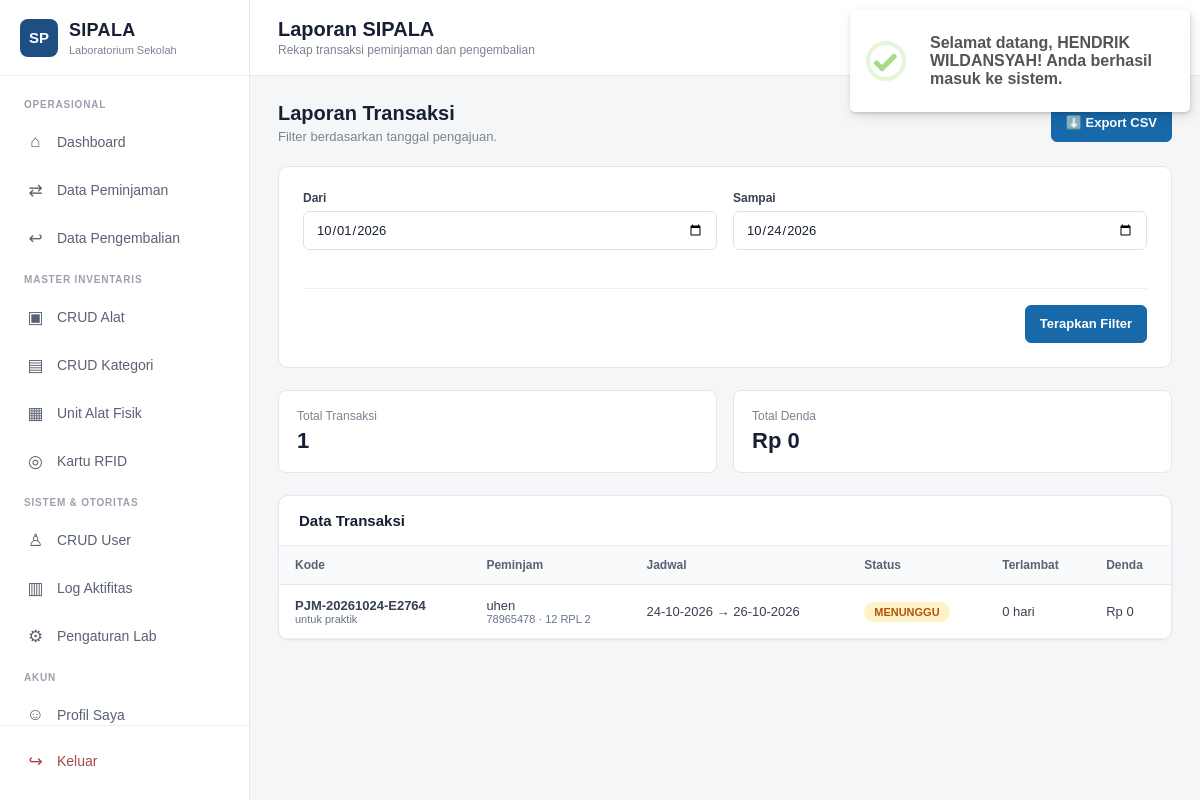
Page /admin/laporan.php (signed in) on the committed database.
### tables this page shows
CREATE TABLE `peminjaman` (
  `id` int(10) unsigned NOT NULL AUTO_INCREMENT,
  `kode_peminjaman` varchar(30) NOT NULL,
  `user_id` int(10) unsigned NOT NULL,
  `rfid_uid` varchar(100) DEFAULT NULL,
  `rfid_verified_at` datetime DEFAULT NULL,
  `rfid_verified_by` int(10) unsigned DEFAULT NULL,
  `tanggal_pengajuan` date NOT NULL,
  `tanggal_pinjam` date NOT NULL,
  `tanggal_rencana_kembali` date NOT NULL,
  `tanggal_realisasi_kembali` date DEFAULT NULL,
  `keperluan` text NOT NULL,
  `status` enum('MENUNGGU','DISETUJUI','SIAP_DIAMBIL','DIPINJAM','MENUNGGU_PENGEMBALIAN','SELESAI','DITOLAK','TERLAMBAT','DIBATALKAN') NOT NULL DEFAULT 'MENUNGGU',
  `alasan_penolakan` text DEFAULT NULL,
  `catatan` text DEFAULT NULL,
  `disetujui_oleh` int(10) unsigned DEFAULT NULL,
  `tanggal_disetujui` datetime DEFAULT NULL,
  `created_at` timestamp NOT NULL DEFAULT current_timestamp(),
  `updated_at` timestamp NOT NULL DEFAULT current_timestamp() ON UPDATE current_timestamp(),
  PRIMARY KEY (`id`),
  UNIQUE KEY `uq_peminjaman_kode` (`kode_peminjaman`),
  KEY `idx_peminjaman_user_status` (`user_id`,`status`),
  KEY `idx_peminjaman_status` (`status`),
  KEY `idx_peminjaman_petugas` (`disetujui_oleh`),
  KEY `idx_peminjaman_tanggal_pinjam` (`tanggal_pinjam`),
  KEY `idx_peminjaman_tanggal_kembali` (`tanggal_rencana_kembali`),
  CONSTRAINT `fk_peminjaman_petugas` FOREIGN KEY (`disetujui_oleh`) REFERENCES `users` (`id`) ON UPDATE CASCADE,
  CONSTRAINT `fk_peminjaman_user` FOREIGN KEY (`user_id`) REFERENCES `users` (`id`) ON UPDATE CASCADE,
  CONSTRAINT `chk_tanggal_peminjaman` CHECK (`tanggal_rencana_kembali` >= `tanggal_pinjam`)
);

CREATE TABLE `users` (
  `id` int(10) unsigned NOT NULL AUTO_INCREMENT,
  `nama` varchar(100) NOT NULL,
  `nis` varchar(32) DEFAULT NULL,
  `username` varchar(50) NOT NULL,
  `password` varchar(255) NOT NULL,
  `role` enum('admin','petugas','peminjam') NOT NULL DEFAULT 'peminjam',
  `kelas` varchar(50) DEFAULT NULL,
  `rfid_uid` varchar(100) DEFAULT NULL,
  `no_hp` varchar(25) DEFAULT NULL,
  `alamat` text DEFAULT NULL,
  `foto` varchar(255) DEFAULT NULL,
  `status` enum('aktif','nonaktif') NOT NULL DEFAULT 'aktif',
  `created_at` timestamp NOT NULL DEFAULT current_timestamp(),
  `updated_at` timestamp NOT NULL DEFAULT current_timestamp() ON UPDATE current_timestamp(),
  PRIMARY KEY (`id`),
  UNIQUE KEY `uq_users_username` (`username`),
  UNIQUE KEY `uq_users_nis` (`nis`),
  UNIQUE KEY `uq_users_rfid` (`rfid_uid`),
  KEY `idx_users_role_status` (`role`,`status`),
  KEY `idx_users_nama` (`nama`)
);

### includes/functions.php (called while the page is built, shortened)
<?php
if (!function_exists('e')) {
    function e(mixed $v): string {
        return htmlspecialchars((string)($v ?? ''), ENT_QUOTES, 'UTF-8');
    }
}

### admin/laporan.php (the view, shortened to what this page needs)
<?php
require_once __DIR__ . '/includes/admin.php';
$from=(string)($_GET['from']??date('Y-m-01'));$to=(string)($_GET['to']??date('Y-m-d'));
$q=$pdo->prepare('SELECT p.kode_peminjaman,u.nama,u.nis,u.kelas,p.tanggal_pengajuan,p.tanggal_pinjam,p.tanggal_rencana_kembali,p.tanggal_realisasi_kembali,p.status,p.keperluan,COALESCE(pe.terlambat_hari,0) terlambat_hari,COALESCE(pe.denda,0) denda FROM peminjaman p JOIN users u ON u.id=p.user_id LEFT JOIN pengembalian pe ON pe.peminjaman_id=p.id WHERE DATE(p.tanggal_pengajuan) BETWEEN ? AND ? ORDER BY p.id DESC');$q->execute([$from,$to]);$rows=$q->fetchAll();$totalDenda=array_sum(array_map(fn($r)=>(float)$r['denda'],$rows));
?><div class="head"><div><h2>Laporan Transaksi</h2><p>Filter berdasarkan tanggal pengajuan.</p></div><a class="btn btn-primary" href="laporan.php?from=<?=e($from)?>&to=<?=e($to)?>&export=csv">⬇️ Export CSV</a></div><div class="form-panel"><form method="get" class="grid"><div class="field"><label>Dari</label><input type="date" name="from" value="<?=e($from)?>"></div><div class="field"><label>Sampai</label><input type="date" name="to" value="<?=e($to)?>"></div><div class="form-actions" style="grid-column:1/-1"><button class="btn btn-primary">Terapkan Filter</button></div></form></div><div class="stats"><div class="stat"><small>Total Transaksi</small><strong><?=count($rows)?></strong></div><div class="stat"><small>Total Denda</small><strong>Rp <?=e(number_format($totalDenda,0,',','.'))?></strong></div></div><div class="panel"><div class="panel-title">Data Transaksi</div><div class="table-wrap"><table><thead><tr><th>Kode</th><th>Peminjam</th><th>Jadwal</th><th>Status</th><th>Terlambat</th><th>Denda</th></tr></thead><tbody><?php foreach($rows as $r):?><tr><td><b><?=e($r['kode_peminjaman'])?></b><div style="font-size:11px;color:#64748b"><?=e($r['keperluan'])?></div></td><td><?=e($r['nama'])?><div style="font-size:11px;color:#64748b"><?=e($r['nis']?:'-')?> · <?=e($r['kelas']?:'-')?></div></td><td><?=e(date('d-m-Y',strtotime($r['tanggal_pinjam']?:$r['tanggal_pengajuan'])))?> → <?=e(date('d-m-Y',strtotime($r['tanggal_rencana_kembali'])))?></td><td><span class="badge <?=e($r['status'])?>"><?=e($r['status'])?></span></td><td><?=e((string)$r['terlambat_hari'])?> hari</td><td>Rp <?=e(number_format((float)$r['denda'],0,',','.'))?></td></tr><?php endforeach;if(!$rows):?><tr><td colspan="6"><div class="empty">Tidak ada transaksi pada periode tersebut.</div></td></tr><?php endif;?></tbody></table></div></div><?php page_end(); ?>

### admin/includes/admin.php (style rules this page uses)
* { box-sizing: border-box; margin: 0; padding: 0; }
body { font-family: Arial, Helvetica, sans-serif; background: #f4f6f8; color: #1f2937; overflow-x: hidden; }
a { text-decoration: none; color: inherit; }
.head { display: flex; align-items: center; justify-content: space-between; margin-bottom: 22px; gap: 16px; flex-wrap: wrap; }
.head h2 { margin: 0; font-size: 20px; color: #172033; font-weight: 700; }
.head p { margin: 4px 0 0; font-size: 13px; color: #7b8492; }
.panel { background: #ffffff; border-radius: 10px; border: 1px solid #e3e7eb; box-shadow: 0 1px 3px rgba(0,0,0,0.04); overflow: hidden; margin-bottom: 22px; }
.panel-title { padding: 16px 20px; font-size: 15px; font-weight: 600; color: #172033; border-bottom: 1px solid #edf0f2; display: flex; align-items: center; justify-content: space-between; flex-wrap: wrap; gap: 10px; }
.table-wrap { overflow-x: auto; -webkit-overflow-scrolling: touch; width: 100%; }
table { width: 100%; min-width: 600px; border-collapse: collapse; font-size: 13px; text-align: left; }
th { background: #f8fafc; color: #596273; font-weight: 600; padding: 12px 16px; border-bottom: 1px solid #e5e7eb; font-size: 12px; white-space: nowrap; }
td { padding: 13px 16px; border-bottom: 1px solid #edf0f2; color: #374151; vertical-align: middle; }
.btn { display: inline-flex; align-items: center; justify-content: center; gap: 6px; padding: 8px 14px; border-radius: 6px; font-size: 13px; font-weight: 600; cursor: pointer; border: 1px solid #dfe3e8; background: #ffffff; color: #475569; transition: all 0.15s ease; text-decoration: none; line-height: 1.3; min-height: 38px; }
.btn-primary { background: #1769AA; color: #ffffff; border-color: #1769AA; }
.badge { display: inline-flex; align-items: center; padding: 4px 10px; border-radius: 20px; font-size: 11px; font-weight: 700; text-transform: uppercase; white-space: nowrap; }
.badge.MENUNGGU { background: #fef3c7; color: #b45309; }
.form-panel { background: #ffffff; border-radius: 10px; border: 1px solid #e3e7eb; padding: 24px; margin-bottom: 22px; }
.grid { display: grid; grid-template-columns: repeat(auto-fit, minmax(280px, 1fr)); gap: 16px; }
.field { display: flex; flex-direction: column; gap: 6px; }
.field label { font-size: 12px; font-weight: 600; color: #374151; }
.field input, .field select, .field textarea { padding: 10px 12px; border: 1px solid #dfe3e8; border-radius: 6px; font-size: 13px; color: #172033; outline: none; background: #ffffff; font-family: inherit; }
.form-actions { display: flex; justify-content: flex-end; gap: 10px; margin-top: 22px; padding-top: 16px; border-top: 1px solid #edf0f2; flex-wrap: wrap; }
.stats { display: grid; grid-template-columns: repeat(auto-fit, minmax(180px, 1fr)); gap: 16px; margin-bottom: 22px; }
.stat { background: #ffffff; padding: 18px; border-radius: 8px; border: 1px solid #e3e7eb; }
.stat small { display: block; font-size: 12px; color: #7b8492; margin-bottom: 5px; }
.stat strong { font-size: 22px; color: #172033; font-weight: 700; }

### rows in the picture
peminjaman: kode_peminjaman "PJM-20261024-E2764", keperluan "untuk praktik", user.nama "uhen", user.nis "78965478", user.kelas "12 RPL 2", tanggal_pinjam "24-10-2026", tanggal_rencana_kembali "26-10-2026", status "MENUNGGU", terlambat_hari "0", denda "0"

### other values in the picture
$title "Laporan SIPALA"
$subtitle "Rekap transaksi peminjaman dan pengembalian"
count($rows) "1"
$totalDenda "0"
